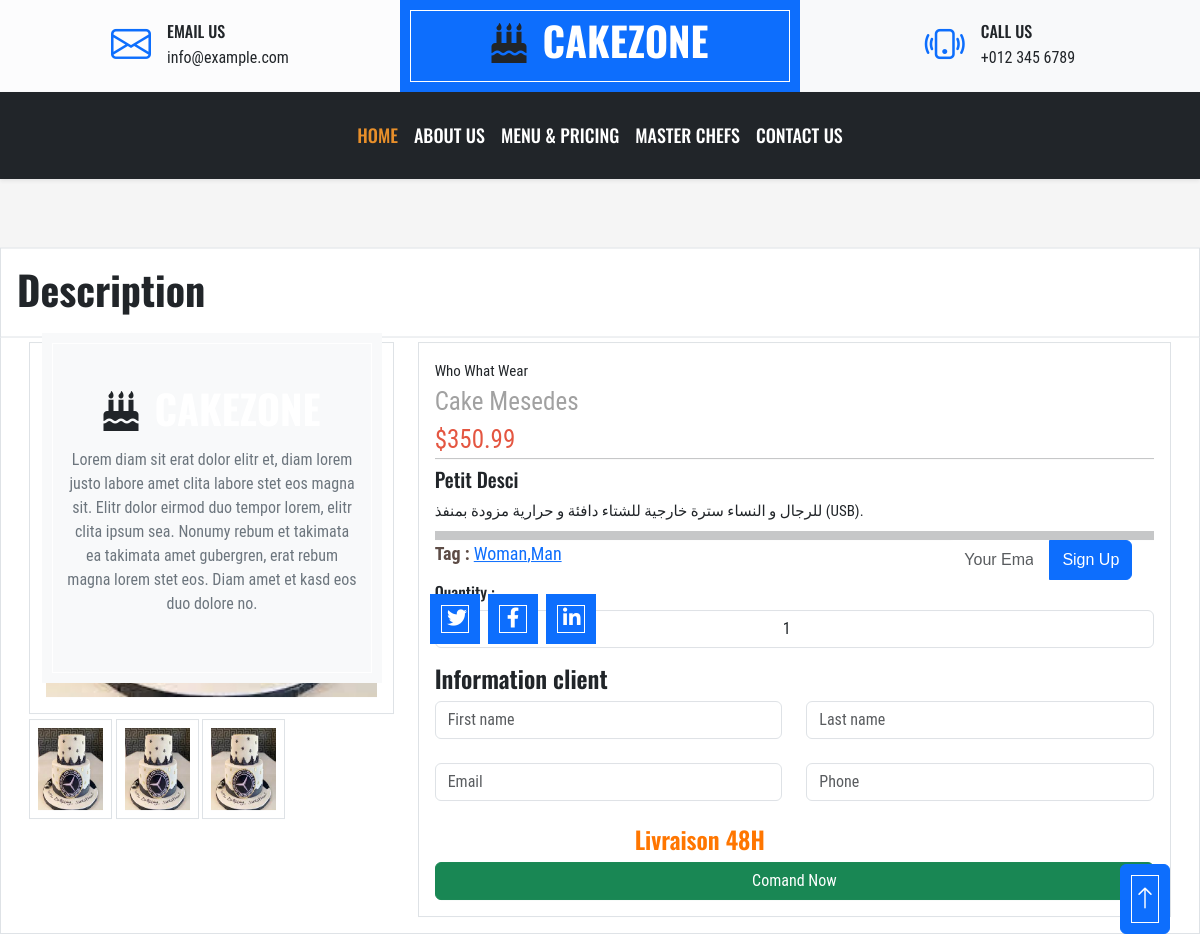
The app's page /cake/cake-mesedes/ with its own data.
### cakeapp/models.py (models this page shows, shortened)
class Cake(models.Model):
    title = models.CharField(max_length=50,blank=False,null=True)
    price = models.DecimalField(max_digits=5,decimal_places=2,null=True,blank=True)
    descri = models.TextField(max_length=1000,null=True,blank=True)
    cake_img = models.ImageField(upload_to='imgs_cake/',null=True,blank=True)
    categorivto = models.CharField(max_length=50,choices=cate,null=True,blank=True)
    big_descri = RichTextField(null=True,blank=True)
    slug = models.SlugField(null=True,blank=True)
    def __str__(self):
        return self.title

### cakeapp/views.py (the view, shortened to what this page needs)
# urls.py: path("<str:slug>/",SingleCakeView.as_view(), name="single"),
class SingleCakeView(DetailView):
    model = Cake
    context_object_name = 'hoho'
    template_name = 'pages/single-cake.html'

### cakeapp/templates/pages/single-cake.html (shortened to what this page needs)
{% extends 'base.html' %}
{% load static %}
{% block cake %}
<div class="container-fluid" style="padding-top: 40px;">
  <div class="col-lg-12 border p-3 main-section bg-white">
      <div class="row hedding m-0 pl-3 pt-0 pb-3">
          <h1>{{hoho}} </h1>
      </div>
      <div class="row m-0">
          <div class="col-lg-4 left-side-product-box pb-3">
              <span class="sub-img">
                  <img src="{{hoho.cake_img.url}}" class="border p-2">
                  <img src="{{hoho.cake_img.url}}" class="border p-2">
                  <img src="{{hoho.cake_img.url}}" class="border p-2">
              </span>
          </div>
          <div class="col-lg-8">
              <div class="right-side-pro-detail border p-3 m-0">
                  <div class="row">
                      <div class="col-lg-12">
                          <span>Who What Wear</span>
                          <p class="m-0 p-0">{{hoho.title}}</p>
                      </div>
                      <div class="col-lg-12">
                          <p class="m-0 p-0 price-pro">${{hoho.price}}</p>
                          <hr class="p-0 m-0">
                      </div>
                      <div class="col-lg-12 pt-2">
                          <h5>Petit Desci</h5>
                          <span>{{hoho.descri}}.</span>
                          <hr class="m-0 pt-2 mt-2">
                      </div>
                      <div class="col-lg-12">
                          <p class="tag-section"><strong>Tag : </strong><a href="">Woman</a><a href="">,Man</a></p>
                      </div>
                      <div class="col-lg-12">
                          <h6>Quantity :</h6>
                          <input type="number" class="form-control text-center w-100" value="1">
                      </div>
                      <div class="col-lg-12 mt-3">
                        <form method="POST">
                          <div class="row">
                            <h4>Information client</h4>
                            <div class="col">
                              <input type="text" name="firstName" class="form-control" placeholder="First name" aria-label="First name">
                            </div>
                            <div class="col">
                              <input type="text" name="lastName" class="form-control" placeholder="Last name" aria-label="Last name">
                            </div>
                          </div>
                          <br>
                          <div class="row">
                            <div class="col">
                              <input type="Email" name="email" class="form-control" placeholder="Email" aria-label="email">
                            </div>
                            <div class="col">
                              <input type="phone" name="phone" class="form-control" placeholder="Phone" aria-label="phone">
                            </div>
                          </div>
                          <br>
                            <h4 style="padding-left:200px;color:#ff7600">Livraison 48H</h4>
                            <input type="submit" value="Comand Now" class="btn btn-success w-100">
                        </form>
                      </div>
                  </div>
              </div>
          </div>
        </div>
    </div>
</div><br>
<div class="container-fluid " >
    <div class="col-lg-12 border p-3 main-section bg-white">
        <h1>Description</h1>
    </div>
</div>
{% endblock cake %}

### project/static/css/style.css (style rules this page uses)
:root { --primary: #E88F2A; --secondary: #FAF3EB; --light: #FFFFFF; --dark: #2B2825; }
h1, h2, .font-weight-bold { font-weight: 700 !important; }
h3, h4, .font-weight-semi-bold { font-weight: 600 !important; }
h5, h6, .font-weight-medium { font-weight: 500 !important; }
.btn { font-family: 'Oswald', sans-serif; font-weight: 600; transition: .5s; }

### static/css/single.css (style rules this page uses)
body { font-family: 'Roboto Condensed', sans-serif; background-color: #f5f5f5 }
.hedding { font-size: 20px; color: #ab8181; }
.main-section { position: absolute; left: 50%; right: 50%; transform: translate(-50%, 5%); }
.left-side-product-box img { width: 100%; }
.left-side-product-box .sub-img img { margin-top: 5px; width: 83px; height: 100px; }
.right-side-pro-detail span { font-size: 15px; }
.right-side-pro-detail p { font-size: 25px; color: #a1a1a1; }
.right-side-pro-detail .price-pro { color: #E45641; }
.right-side-pro-detail .tag-section { font-size: 18px; color: #5D4C46; }

### cakeapp/templates/pages/single-cake.html (style rules this page uses)
body { font-family: 'Roboto Condensed', sans-serif; background-color: #f5f5f5 }
.left-side-product-box img { width: 100%; }
.left-side-product-box .sub-img img { margin-top: 5px; width: 83px; height: 100px; }
.right-side-pro-detail span { font-size: 15px; }
.right-side-pro-detail p { font-size: 25px; color: #a1a1a1; }
.right-side-pro-detail .price-pro { color: #E45641; }
.right-side-pro-detail .tag-section { font-size: 18px; color: #5D4C46; }

### records on screen
Cake: cake_img (picture), title "Cake Mesedes", price "350.99", descri "للرجال و النساء سترة خارجية للشتاء دافئة و حرارية مزودة بمنفذ (USB)"
